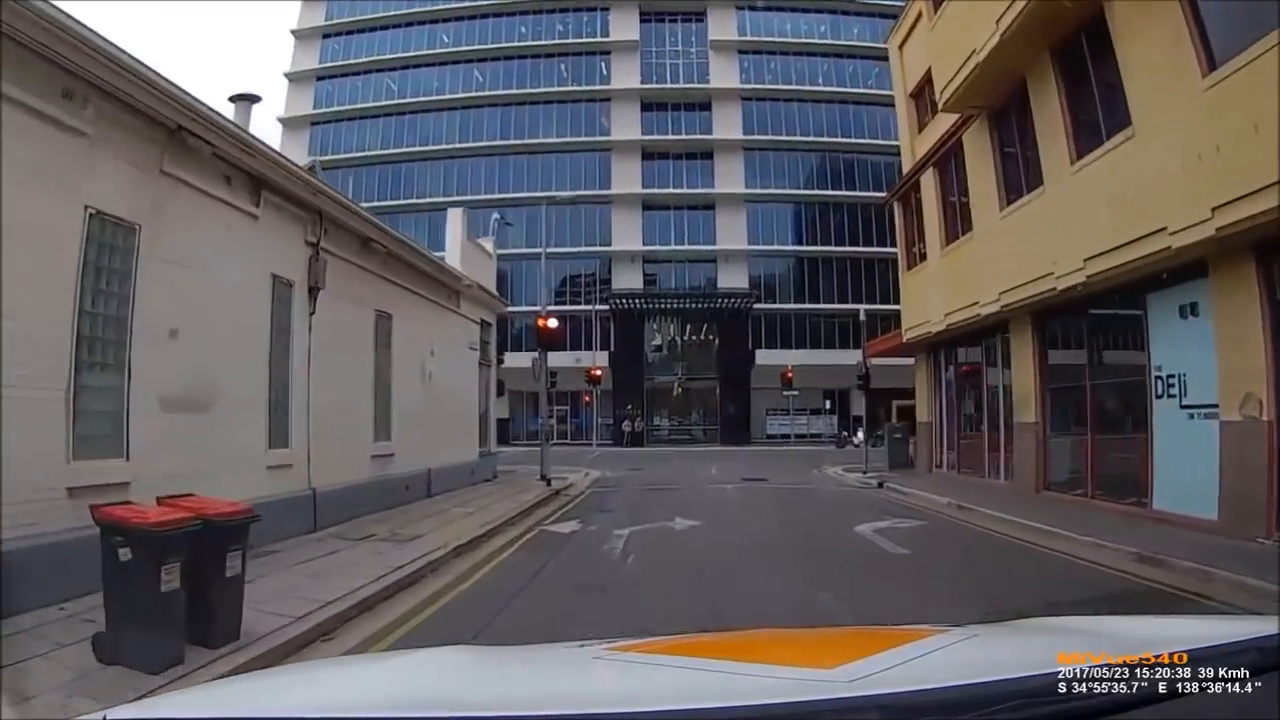
#> input picture frame 57 of Assets/angryManWalkingDownTheStreet.mp4, 1280 x 720 px, given in place of streetVideo.mp4, which was not available
$ python objectDetection.py
#> lines starting #> are read from the running program, lines starting #| are printed output that depends on the picture; after the words box and inside, x2 and y2 are one past the last pixel; in counts of white or black regions, pixels touching at a corner belong together; pictures that were not available may be replaced by others from this repository, and a replacement may not be noted
################################################
#       OBJECT DETECTION WITH OPENCV
#              @MATHIAS_MENDOZA
################################################

import numpy as np
import cv2 as cv
import matplotlib.pyplot as plt
import time

# Create our body and car classifier for pedestrians
body_classifier = cv.CascadeClassifier('Cascades/haarcascade_fullbody.xml')
car_classifier = cv.CascadeClassifier('Cascades/haarcascade_car.xml')


# Initiate video capture for video file
cap = cv.VideoCapture('Assets/streetVideo.mp4')

while cap.isOpened():
    ret, frame = cap.read()
#> frame is the input picture: shape (720, 1280, 3); mean B, G, R 95.5, 92.7, 96.5

    gray = cv.cvtColor(frame, cv.COLOR_BGR2GRAY)
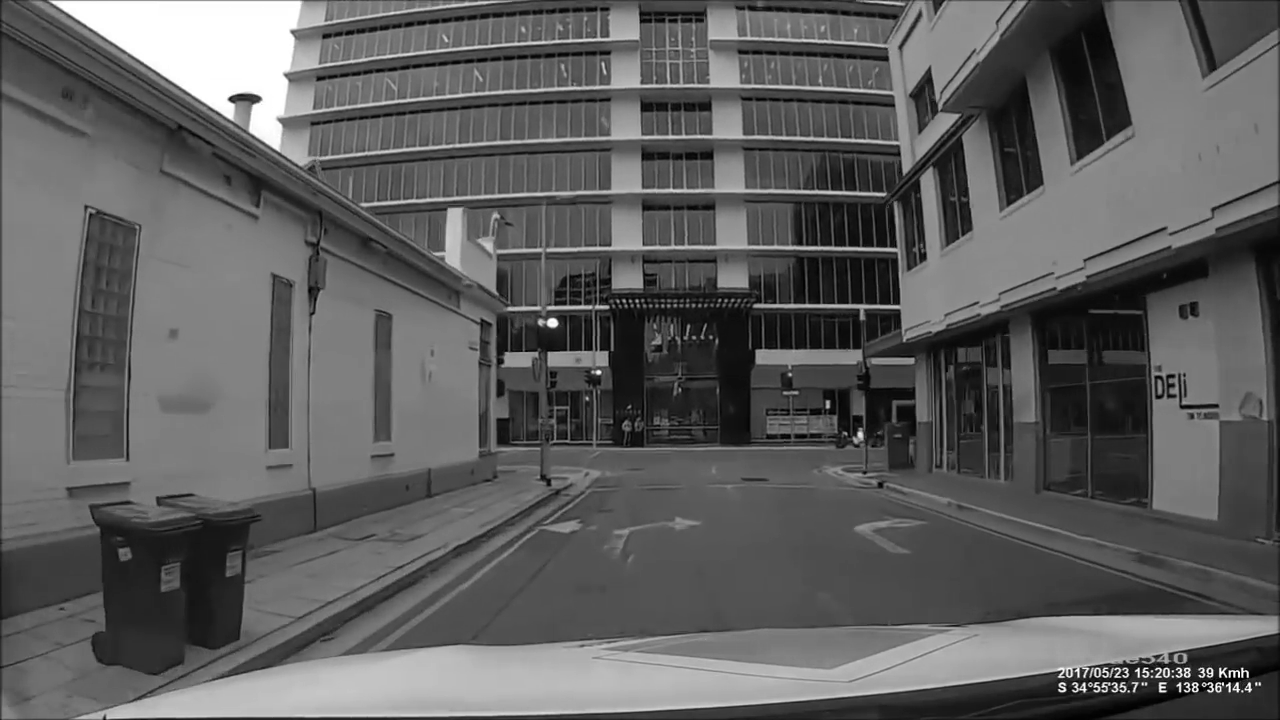
#> gray: shape (720, 1280); min 0, max 255, mean 94.2

    # Analyze frame with cascade
    bodies = body_classifier.detectMultiScale(gray, 1.1, 2)
#> bodies = ()
    cars = car_classifier.detectMultiScale(gray, 1.1, 2)
#> cars = [[221, 70, 48, 48], [751, 407, 49, 49], [359, 429, 44, 44], [377, 508, 49, 49], [1161, 279, 52, 52]]

    # Extract bounding boxes for any bodies identified
    for (x, y, w, h) in bodies:
        cv.rectangle(frame, (x, y), (x+w, y+h), (0, 255, 255), 2)
#> this loop made 0 passes

    for (x, y, w, h) in cars:
        cv.rectangle(frame, (x, y), (x+w, y+h), (0, 180, 0), 2)
#> this loop made 5 passes
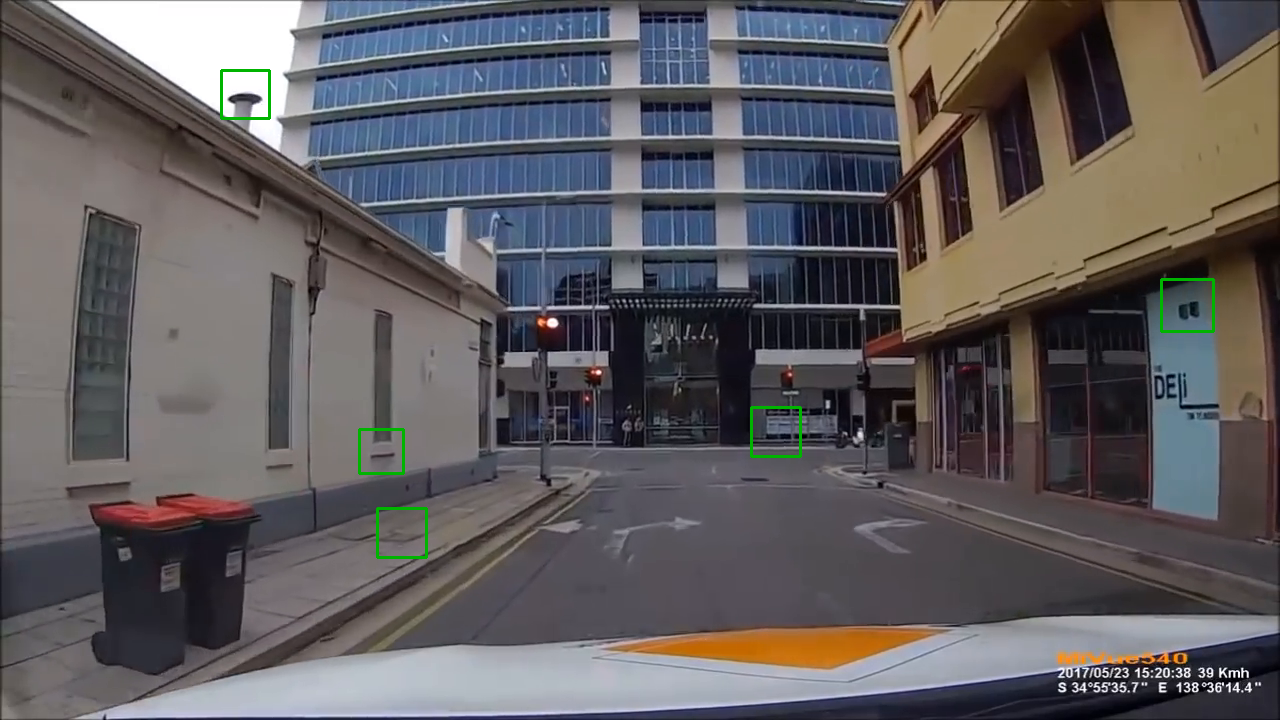
#> frame: shape (720, 1280, 3); 0.31% of pixels changed, all inside (x1, y1, x2, y2) = (220, 69, 1215, 559)

    cv.imshow('Pedestrian and Car Detection', frame)

    if cv.waitKey(1) == 13:
#> (key Esc is pressed here)
        break

cap.release()
cv.destroyAllWindows()

$ run again, starting later in the video
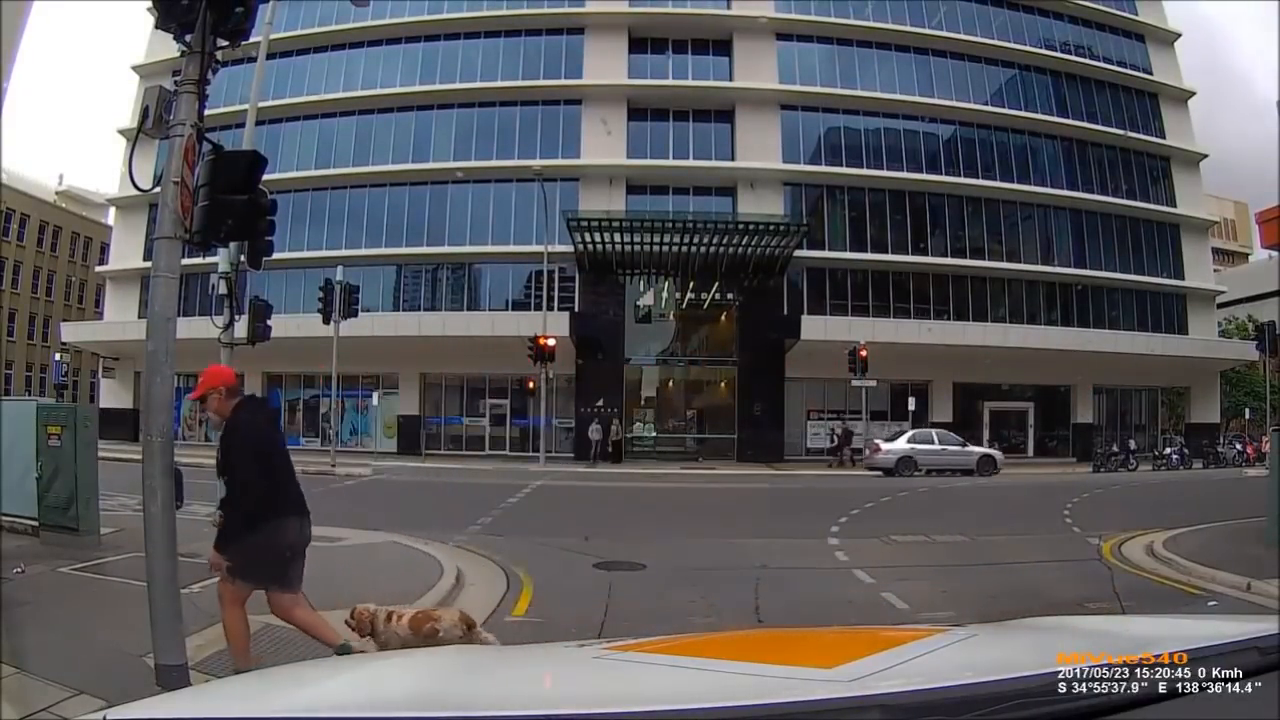
#> input picture frame 256 of Assets/angryManWalkingDownTheStreet.mp4, 1280 x 720 px, given in place of streetVideo.mp4, which was not available
#> frame is the input picture: shape (720, 1280, 3); mean B, G, R 94.5, 91.4, 92.6
#> bodies = [[577, 406, 32, 64]]
#> cars = [[912, 447, 42, 42], [1082, 441, 46, 46], [616, 157, 54, 54], [1141, 435, 50, 50], [1206, 226, 55, 55], [610, 6, 75, 75]]
#> the loop `for (x, y, w, h) in bodies:` made 1 pass
#> after the loop `for (x, y, w, h) in bodies:`:
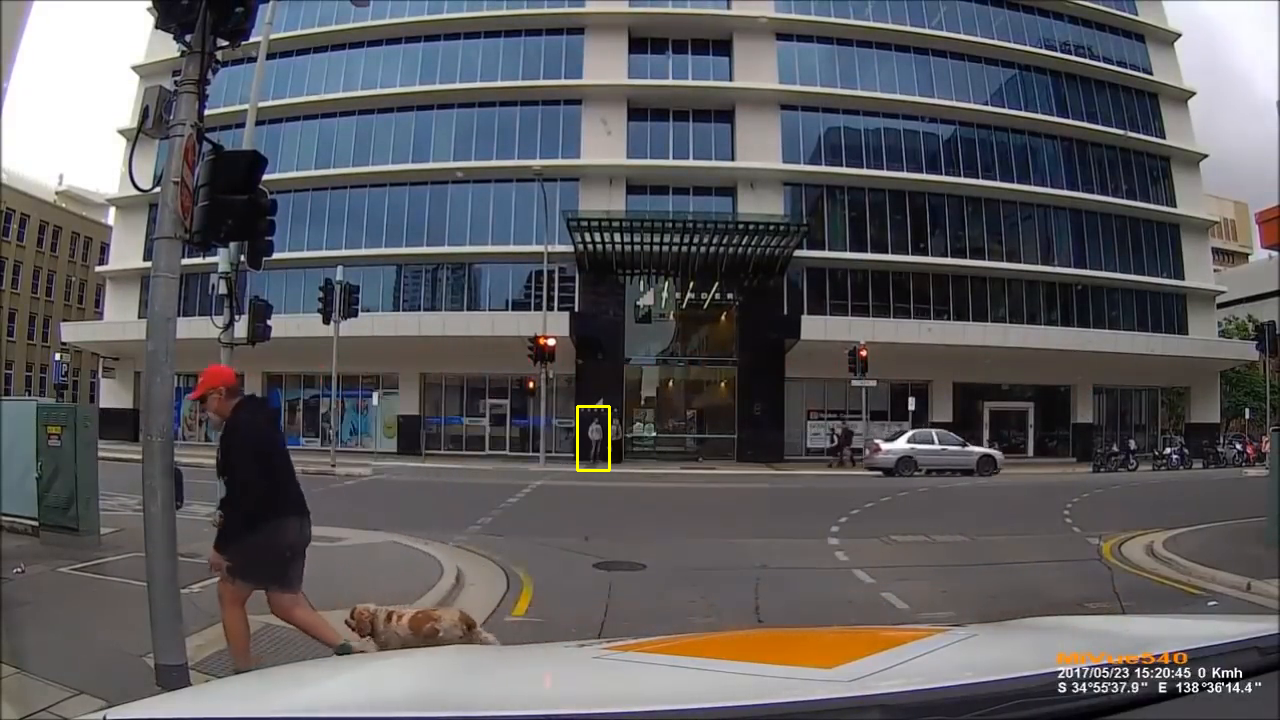
#> frame: shape (720, 1280, 3); 0.06% of pixels changed, all inside (x1, y1, x2, y2) = (576, 405, 611, 472)
#> the loop `for (x, y, w, h) in cars:` made 6 passes
#> after the loop `for (x, y, w, h) in cars:`:
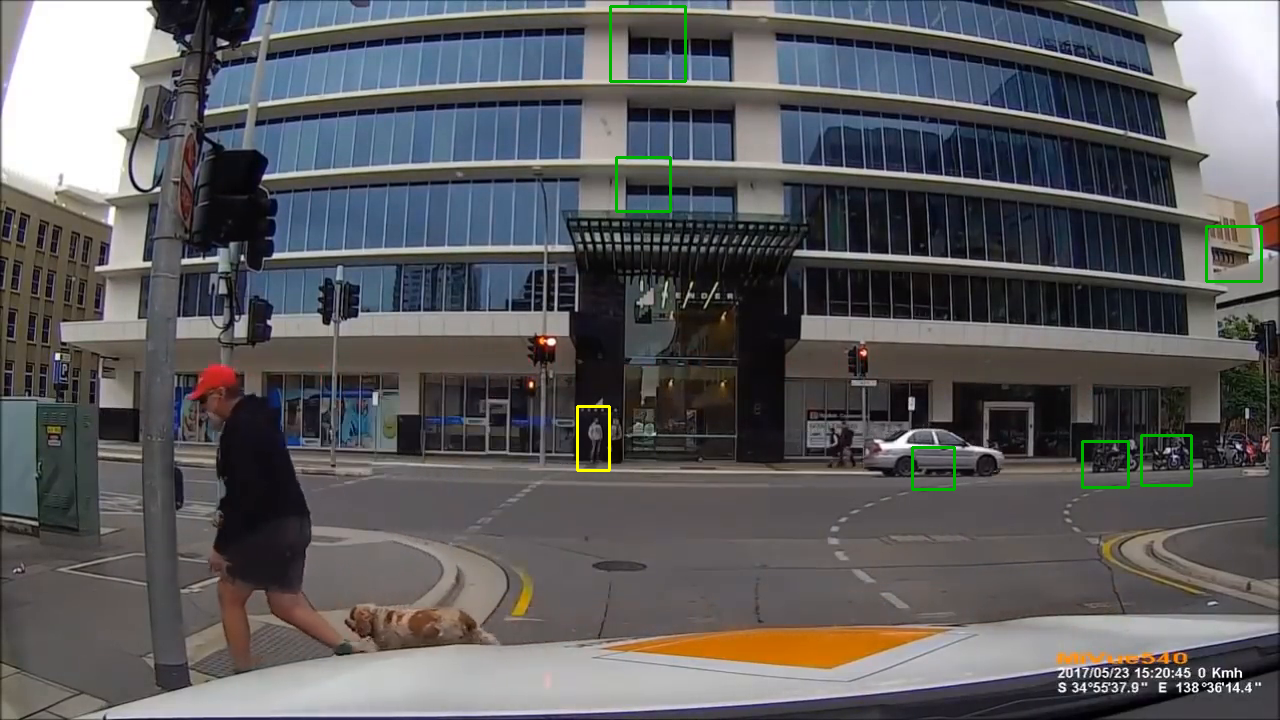
#> frame: shape (720, 1280, 3); 0.42% of pixels changed, all inside (x1, y1, x2, y2) = (609, 5, 1263, 491)

$ run again, starting later in the video
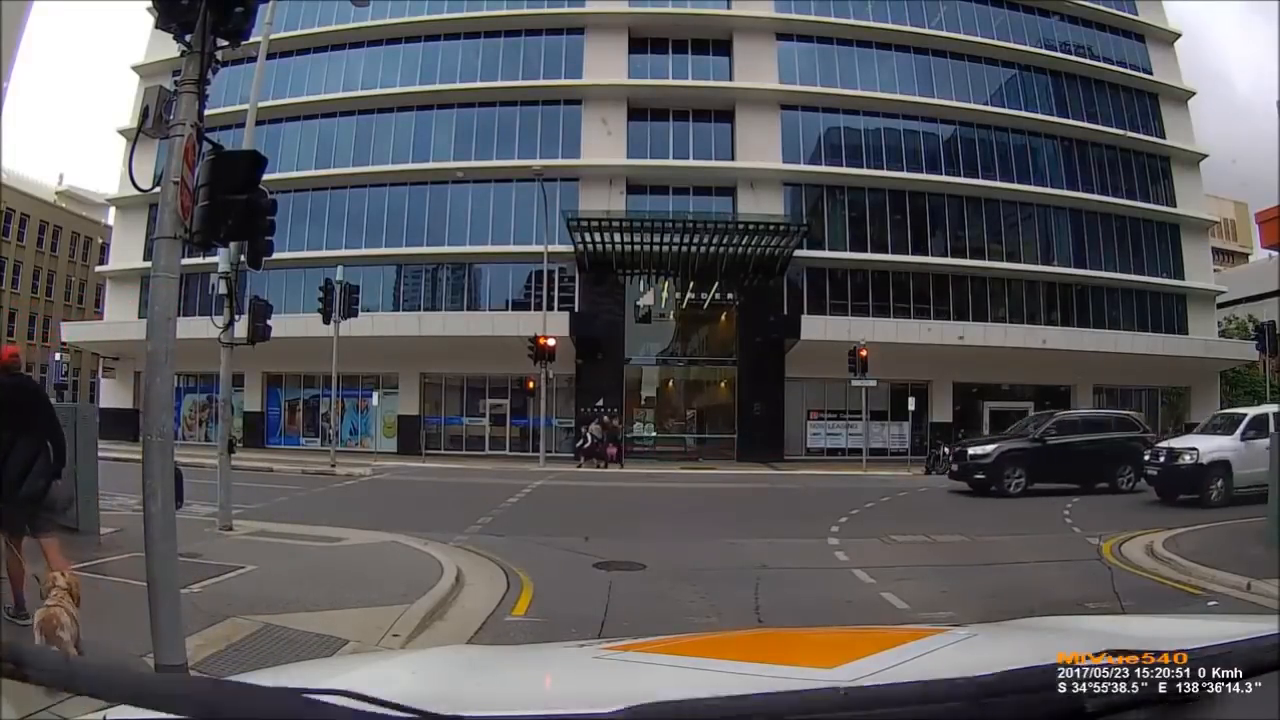
#> input picture frame 456 of Assets/angryManWalkingDownTheStreet.mp4, 1280 x 720 px, given in place of streetVideo.mp4, which was not available
#> frame is the input picture: shape (720, 1280, 3); mean B, G, R 91.3, 88.3, 89.2
#> bodies = [[518, 152, 160, 319]]
#> cars = [[676, 456, 20, 20], [556, 163, 27, 27], [960, 460, 42, 42], [239, 441, 46, 46], [792, 418, 54, 54], [972, 382, 60, 60], [610, 10, 69, 69], [610, 71, 71, 71], [214, 383, 82, 82], [786, 390, 103, 103], [435, 546, 142, 142]]
#> the loop `for (x, y, w, h) in bodies:` made 1 pass
#> after the loop `for (x, y, w, h) in bodies:`:
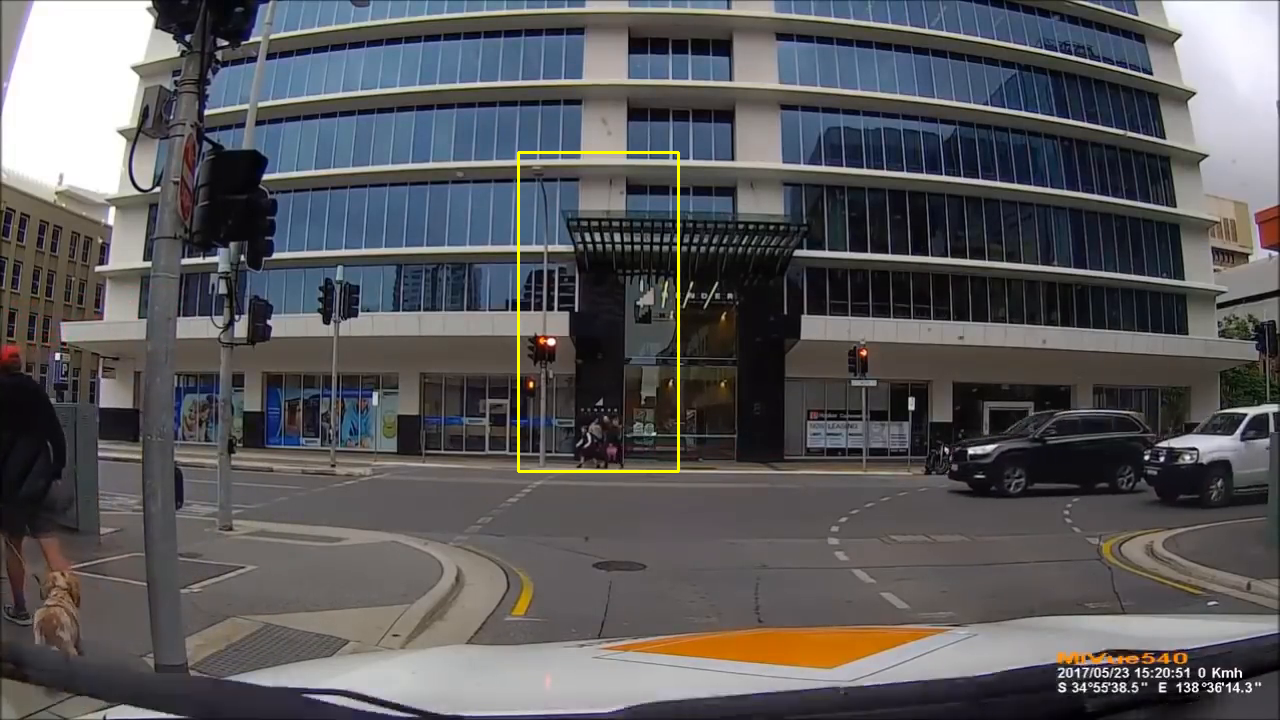
#> frame: shape (720, 1280, 3); 0.31% of pixels changed, all inside (x1, y1, x2, y2) = (517, 151, 680, 473)
#> the loop `for (x, y, w, h) in cars:` made 11 passes
#> after the loop `for (x, y, w, h) in cars:`:
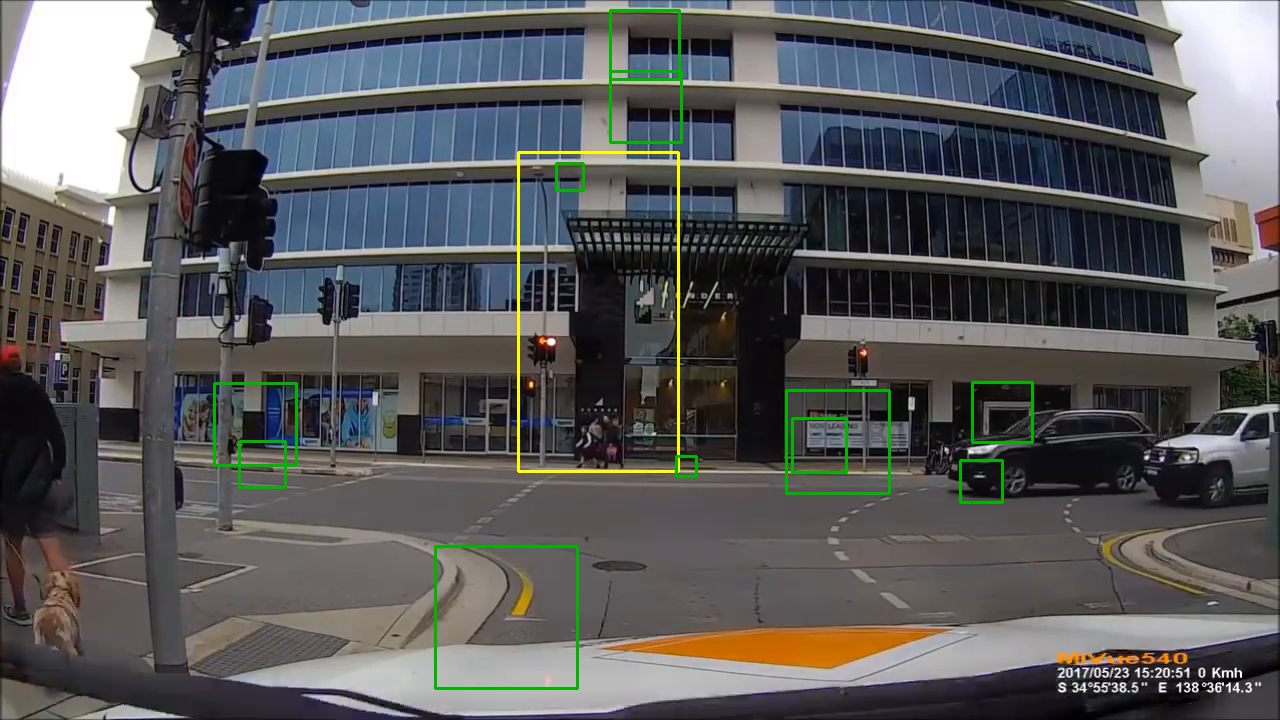
#> frame: shape (720, 1280, 3); 0.92% of pixels changed, all inside (x1, y1, x2, y2) = (213, 9, 1034, 690)
